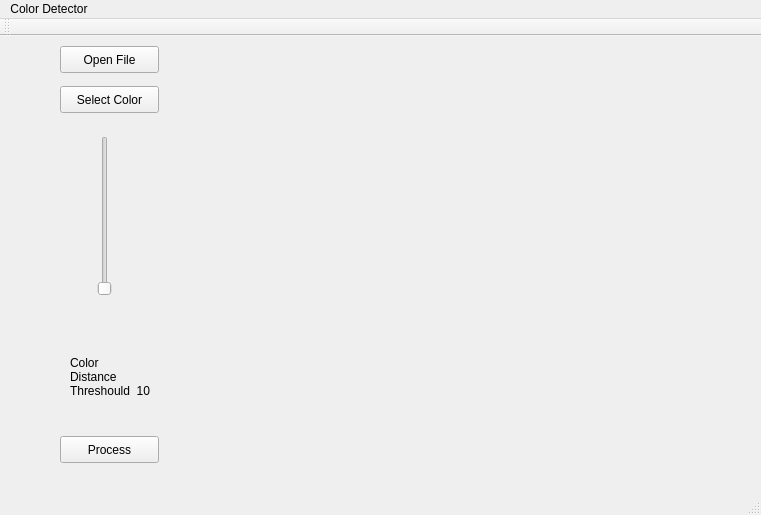
<?xml version="1.0" encoding="UTF-8"?>
<ui version="4.0">
 <class>MainWindow</class>
 <widget class="QMainWindow" name="MainWindow">
  <property name="geometry">
   <rect>
    <x>0</x>
    <y>0</y>
    <width>761</width>
    <height>515</height>
   </rect>
  </property>
  <property name="windowTitle">
   <string>MainWindow</string>
  </property>
  <widget class="QWidget" name="centralWidget">
   <widget class="QPushButton" name="Button_select">
    <property name="geometry">
     <rect>
      <x>60</x>
      <y>50</y>
      <width>99</width>
      <height>27</height>
     </rect>
    </property>
    <property name="text">
     <string>Select Color</string>
    </property>
   </widget>
   <widget class="QSlider" name="verticalSlider">
    <property name="geometry">
     <rect>
      <x>90</x>
      <y>100</y>
      <width>29</width>
      <height>160</height>
     </rect>
    </property>
    <property name="minimum">
     <number>10</number>
    </property>
    <property name="maximum">
     <number>500</number>
    </property>
    <property name="tracking">
     <bool>true</bool>
    </property>
    <property name="orientation">
     <enum>Qt::Vertical</enum>
    </property>
    <property name="invertedControls">
     <bool>false</bool>
    </property>
   </widget>
   <widget class="QPushButton" name="Button_process">
    <property name="geometry">
     <rect>
      <x>60</x>
      <y>400</y>
      <width>99</width>
      <height>27</height>
     </rect>
    </property>
    <property name="text">
     <string>Process</string>
    </property>
   </widget>
   <widget class="QLabel" name="label">
    <property name="geometry">
     <rect>
      <x>70</x>
      <y>310</y>
      <width>111</width>
      <height>61</height>
     </rect>
    </property>
    <property name="text">
     <string>Color 
Distance 
Threshould  10</string>
    </property>
   </widget>
   <widget class="QPushButton" name="Button_open">
    <property name="geometry">
     <rect>
      <x>60</x>
      <y>10</y>
      <width>99</width>
      <height>27</height>
     </rect>
    </property>
    <property name="text">
     <string>Open File</string>
    </property>
   </widget>
   <widget class="QLabel" name="label_img">
    <property name="geometry">
     <rect>
      <x>210</x>
      <y>50</y>
      <width>67</width>
      <height>17</height>
     </rect>
    </property>
    <property name="text">
     <string/>
    </property>
   </widget>
   <zorder>Button_select</zorder>
   <zorder>Button_open</zorder>
   <zorder>verticalSlider</zorder>
   <zorder>Button_process</zorder>
   <zorder>label</zorder>
   <zorder>label_img</zorder>
  </widget>
  <widget class="QToolBar" name="mainToolBar">
   <attribute name="toolBarArea">
    <enum>TopToolBarArea</enum>
   </attribute>
   <attribute name="toolBarBreak">
    <bool>false</bool>
   </attribute>
  </widget>
  <widget class="QStatusBar" name="statusBar"/>
  <widget class="QMenuBar" name="menuBar">
   <property name="geometry">
    <rect>
     <x>0</x>
     <y>0</y>
     <width>761</width>
     <height>31</height>
    </rect>
   </property>
   <widget class="QMenu" name="menuColor_Detector">
    <property name="title">
     <string>Color Detector</string>
    </property>
    <addaction name="actionBlackTea"/>
   </widget>
   <addaction name="menuColor_Detector"/>
  </widget>
  <action name="actionBlackTea">
   <property name="text">
    <string>BlackTea</string>
   </property>
  </action>
 </widget>
 <layoutdefault spacing="6" margin="11"/>
 <resources/>
 <connections/>
</ui>
